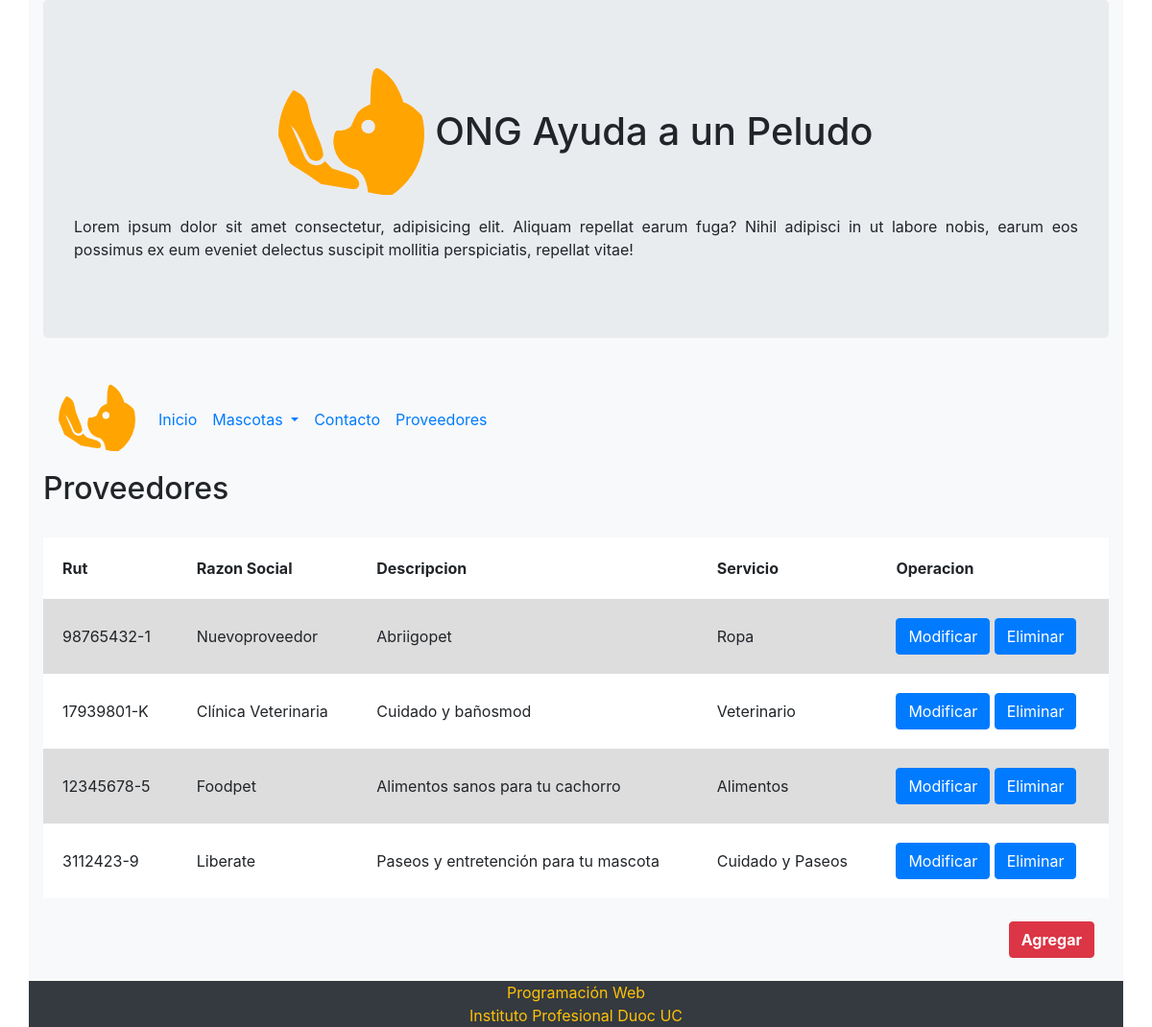
/proveedores/, run on an earlier commit of the app's database.
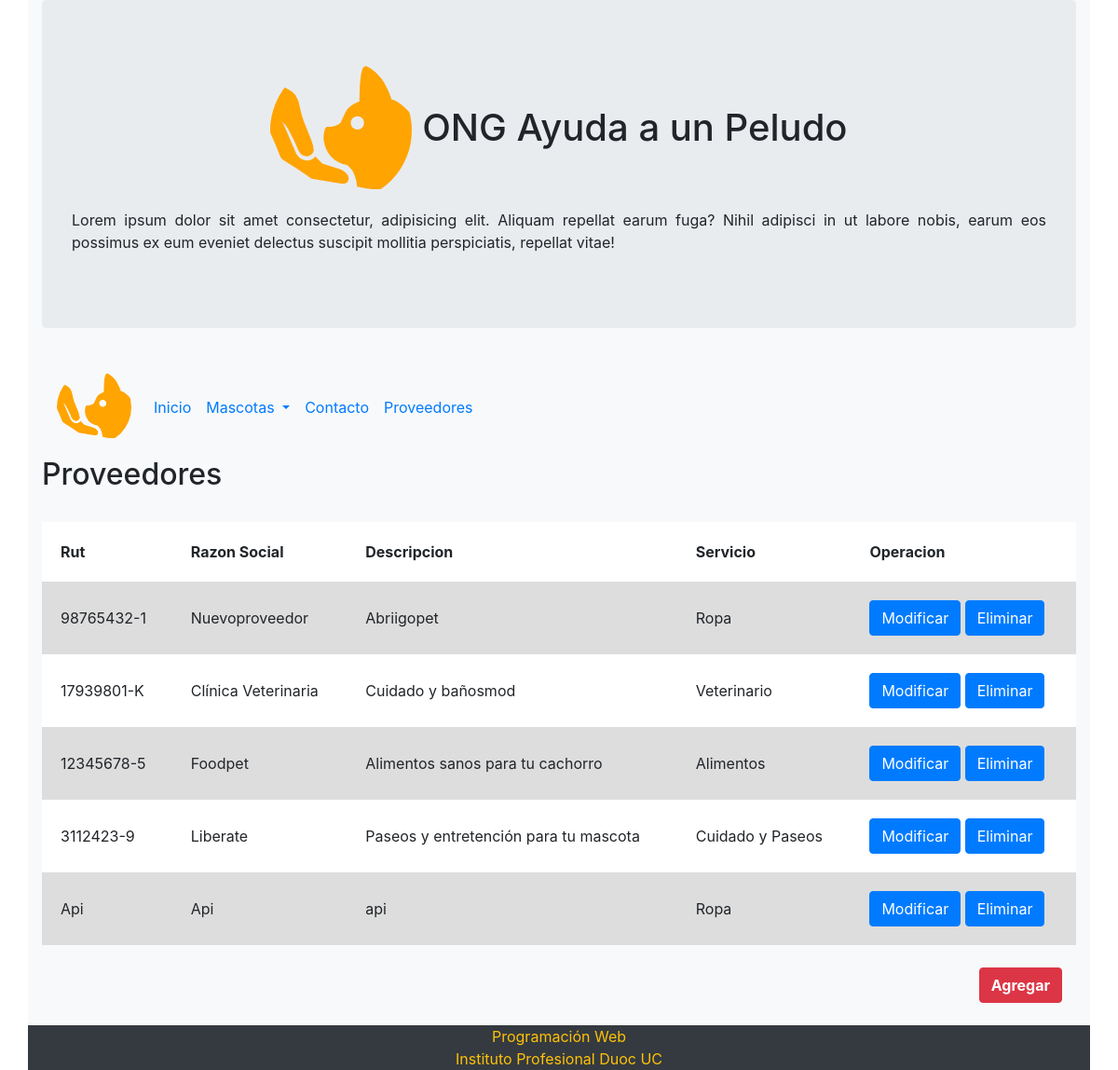
And on a later commit of the database.
### core/models.py (models this page shows, shortened)
class Proveedor(models.Model):
    rut=models.CharField(max_length=20)
    razon_social=models.CharField(max_length=50)
    descripcion=models.CharField(max_length=100)
    telefono=models.CharField(max_length=15)
    email=models.CharField(max_length=50)
    servicio=models.ForeignKey(Servicio, on_delete=models.CASCADE)

class Servicio (models.Model):
    id_servicio= models.IntegerField(primary_key=True, verbose_name='ID de servicio')
    nombre_servicio = models.CharField(max_length=50, verbose_name='Nombre del Servicio')
    def __str__(self):
        return self.nombre_servicio

### core/views.py (the view)
# urls.py: path('proveedores/', proveedores , name="proveedores"),
def proveedores(request):
    proveedores = Proveedor.objects.all()
    data = {
        'proveedores': proveedores
    }
    return render(request, 'core/proveedores.html', data)

### core/templates/core/proveedores.html (shortened to what this page needs)
<!DOCTYPE html>
<html lang="es">
<head>
    {% load static %}
    <link rel="stylesheet" href="https://maxcdn.bootstrapcdn.com/bootstrap/4.5.2/css/bootstrap.min.css">
    <link rel="stylesheet" href="static/css/estilo.css">
    <link href="{% static 'css/estilo_tabla.css' %}" rel="stylesheet" />
</head>
<body>
    <div class="container bg-light d-flex flex-column sticky-footer-wrapper min-vh-100">
        <header class="jumbotron">
            <h1 class="text-center">
                <img src="{% static '/img/logo.png' %}" class="rounded-circle" alt="logo" />
                <span class="text-nowrap">ONG Ayuda a un Peludo</span>
            </h1>
            <p class="text-justify">
                Lorem ipsum dolor sit amet consectetur, adipisicing elit. Aliquam repellat earum fuga? Nihil adipisci in
                ut labore nobis, earum eos possimus ex eum eveniet delectus suscipit mollitia perspiciatis, repellat
                vitae!
            </p>
        </header>
        <nav class="navbar navbar-expand-md bg-light">
            <a class="navbar-brand" href="#">
                <img src="{% static '/img/logo.png' %}" class="rounded-circle" width="80" alt="Logo" />
            </a>
            <ul class="navbar-nav">
                <li class="nav-item active">
                    <a class="nav-link" href="/home/">Inicio</a>
                </li>
                <li class="nav-item dropdown">
                    <a class="nav-link dropdown-toggle" href="#" id="navbardrop" data-toggle="dropdown">
                        Mascotas
                    </a>
                </li>
                <li class="nav-item">
                    <a class="nav-link" href="/contacto/">Contacto</a>
                </li>
                <li class="nav-item">
                    <a class="nav-link" href="/proveedores/">Proveedores</a>
                </li>
            </ul>
        </nav>
        <main class="flex-fill">
            <div class="row">
                <div class="col-12">
                    <h2>Proveedores</h2>
                </div>
            </div>
            <br>
            <div class="container">
                <div class="row">
                    <table>
                        <tr>
                            <th>Rut</th>
                            <th>Razon Social</th>
                            <th>Descripcion</th>
                            <th>Servicio</th>
                            <th>Operacion</th>
                        </tr>
                        {% for p in proveedores %}
                        <tr>
                            <td>{{ p.rut | title }}</td>
                            <td>{{ p.razon_social | title }}</td>
                            <td>{{ p.descripcion }}</td>
                            <td>{{ p.servicio }}</td>
                            <td>
                                <a class="btn btn-primary" href="{% url 'core:modificar' p.id  %}">Modificar</a>
                                <a class="btn btn-primary" href="{% url 'core:eliminar' p.id  %}">Eliminar</a>
                            </td>
                        </tr>
                        {% endfor %}
                    </table>
                </div>
                <br>
                <a class="btn btn-danger float-right" href="/agregar/">
                    <b>Agregar</b>
                </a>
            </div>
        </main>
        <br>
        <footer>
            <div class="row bg-dark">
                <div class="col-12 text-center text-warning">
                    Programación Web<br />
                    Instituto Profesional Duoc UC
                </div>
            </div>
        </footer>
    </div>
</body>
</html>

What changed in the data, as far as the page shows it:
added Proveedor: rut "Api", razon_social "Api", descripcion "api", servicio "Ropa"
